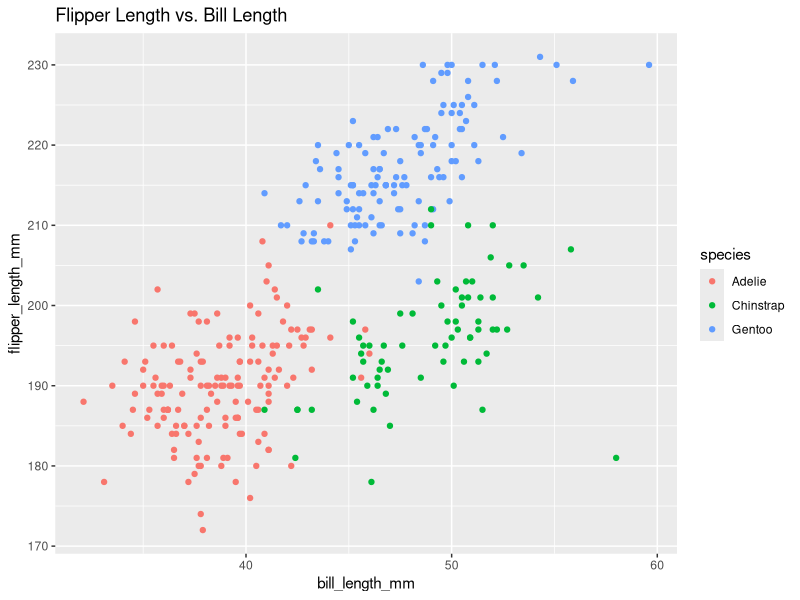
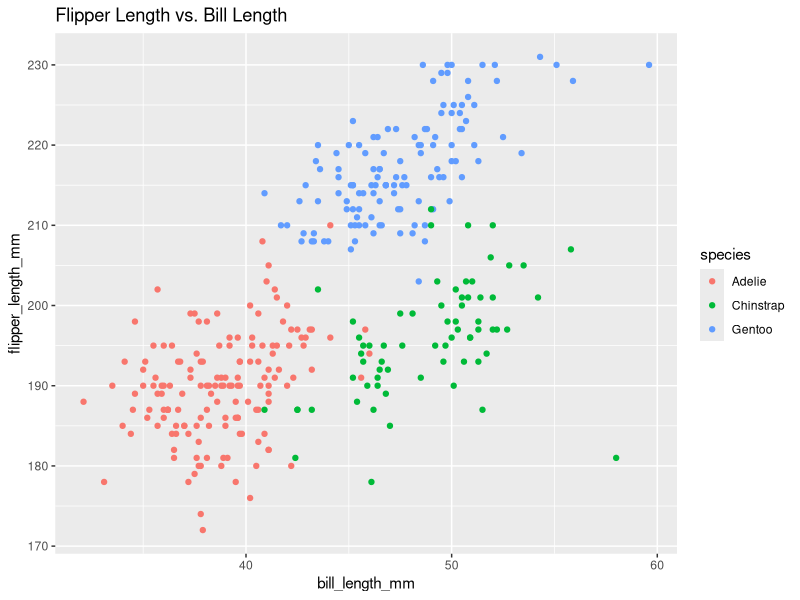

Recreate these plots in R, in order.
## ---- chunk 1
library(tidyverse)
## ---- chunk 2
# Setting seed  
set.seed(1)

# Creating a dataframe
prob_one_df = tibble(
  random_sample = rnorm(10),
  vec_logical = random_sample > 0, 
  vec_character = c("a", "b", "c", "d", "e", "f", "g", "h", "i", "j"),
  vec_factor = factor(c("low", "medium", "high", "low", "medium", "high", "low", "medium", "high", "low" ))
)

knitr::kable(prob_one_df)
## ---- chunk 3
# taking the mean of each variable in the dataframe
mean_random_sample = mean(pull(prob_one_df, random_sample))

mean_vec_logical = mean(pull(prob_one_df, vec_logical))

mean_vec_character = mean(pull(prob_one_df, vec_character))

mean_vec_factor = mean(pull(prob_one_df, vec_factor))
## ---- chunk 4
# Applying the as.numeric function to the logical, character, and factor variables 
convert_logical = as.numeric(pull(prob_one_df, vec_logical))

convert_character = as.numeric(pull(prob_one_df, vec_character))

convert_factor = as.numeric(pull(prob_one_df, vec_factor))
## ---- chunk 5
# loading dataset 
data("penguins", package = "palmerpenguins")
## ---- chunk 6
# making scatterplot for flipper length and bill length
ggplot(penguins, aes(x = bill_length_mm, y = flipper_length_mm, color = species)) + geom_point() + ggtitle("Flipper Length vs. Bill Length")

# exporting scatterplot to project directory 
ggsave("p2_scatter_plot.pdf", height = 4, width = 6)
